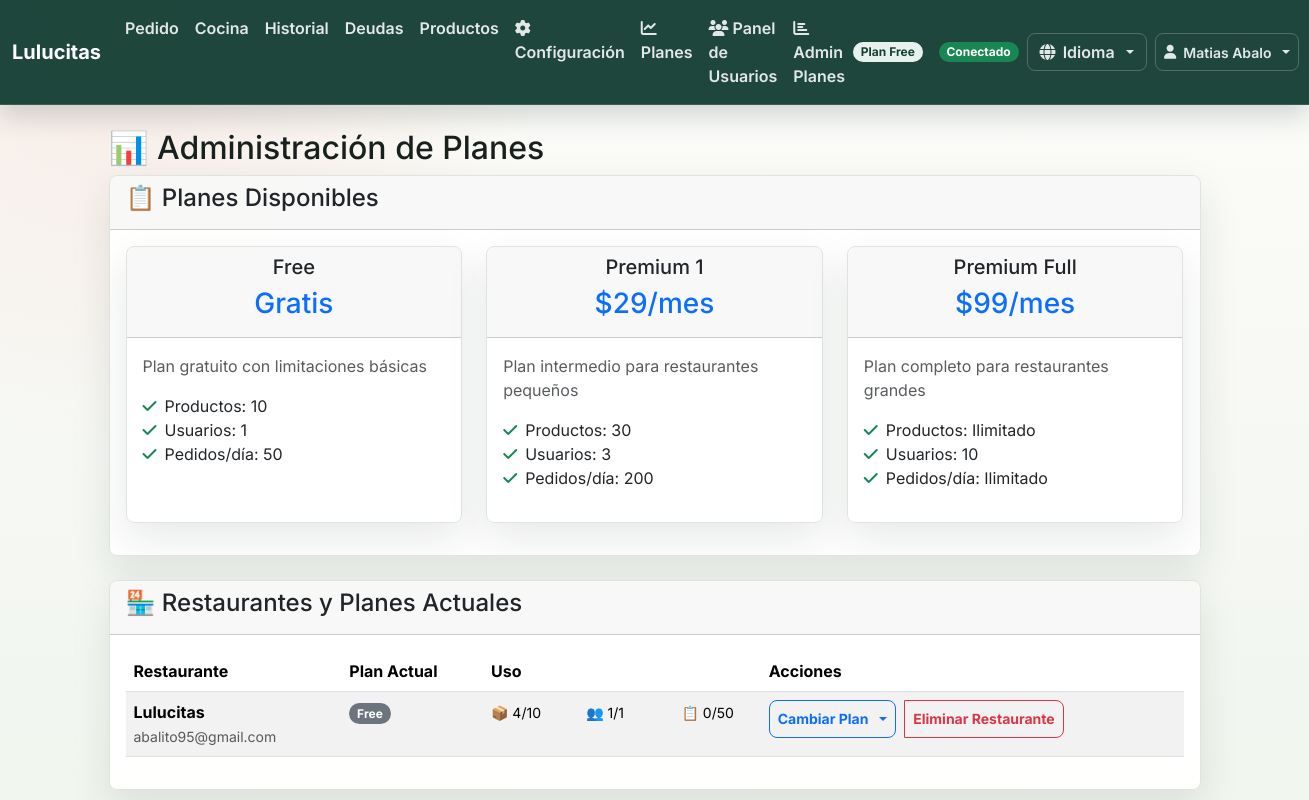
/auth/admin/planes (signed in), run on the app's committed database.
### models.py (models this page shows, shortened)
class Restaurante(db.Model):
    id = db.Column(db.Integer, primary_key=True)
    nombre = db.Column(db.String(100), nullable=False)
    slug = db.Column(db.String(50), unique=True, nullable=False)
    direccion = db.Column(db.String(200))
    telefono = db.Column(db.String(20))
    email_contacto = db.Column(db.String(120))
    moneda = db.Column(db.String(10), default="$")
    zona_horaria = db.Column(db.String(50), default="America/Argentina/Buenos_Aires")
    plan = db.Column(db.String(20), default="free")
    fecha_creacion = db.Column(db.DateTime, default=datetime.now)
    activo = db.Column(db.Boolean, default=True)
    api_key = db.Column(db.String(64), unique=True)
    def get_plan_limits(self):
        limits = {
            'free': {
                'productos': 10,
                'usuarios': 1,
                'pedidos_dia': 50,
                'nombre': 'Free',
                'descripcion': 'Plan gratuito con limitaciones básicas'
            },
            'premium1': {
                'productos': 30,
                'usuarios': 3,
                'pedidos_dia': 200,
                'nombre': 'Premium 1',
                'descripcion': 'Plan intermedio para restaurantes pequeños'
            },
            'premium_full': {
                'productos': -1,  # Sin límite
                'usuarios': 10,   # Máximo 10 usuarios
                'pedidos_dia': -1, # Sin límite
                'nombre': 'Premium Full',
                'descripcion': 'Plan completo para restaurantes grandes'
            }
        }
        return limits.get(self.plan, limits['free'])
    def get_usage_stats(self):
        return {
            'productos': Producto.query.filter_by(restaurante_id=self.id, activo=True).count(),
            'usuarios': Usuario.query.filter_by(restaurante_id=self.id, activo=True).count(),
            'pedidos_hoy': Pedido.query.filter_by(
                restaurante_id=self.id
            ).filter(
                Pedido.fecha >= datetime.now().replace(hour=0, minute=0, second=0, microsecond=0)
            ).count()
        }

class Usuario(UserMixin, db.Model):
    id = db.Column(db.Integer, primary_key=True)
    email = db.Column(db.String(120), unique=True, nullable=False)
    password_hash = db.Column(db.String(128))
    nombre = db.Column(db.String(100), nullable=False)
    es_admin = db.Column(db.Boolean, default=False)
    es_superadmin = db.Column(db.Boolean, default=False)
    activo = db.Column(db.Boolean, default=False)  # por defecto inactivo hasta confirmar email
    confirmado = db.Column(db.Boolean, default=False)
    token_confirmacion = db.Column(db.String(128), nullable=True)
    fecha_creacion = db.Column(db.DateTime, default=datetime.now)
    restaurante_id = db.Column(db.Integer, db.ForeignKey('restaurante.id'), nullable=True)
    restaurante = db.relationship('Restaurante', backref='usuarios')

### auth.py (the view)
@auth_bp.route('/admin/planes')
@login_required
def admin_planes():
    if not current_user.es_superadmin:
        flash("Acceso denegado", "error")
        return redirect(url_for("index_redirect"))
    restaurantes = Restaurante.query.all()
    restaurantes_info = []
    for restaurante in restaurantes:
        limits = restaurante.get_plan_limits()
        usage = restaurante.get_usage_stats()
        restaurantes_info.append({
            'restaurante': restaurante,
            'limits': limits,
            'usage': usage
        })
    all_plans = {
        'free': {
            'nombre': 'Free',
            'descripcion': 'Plan gratuito con limitaciones básicas',
            'productos': 10,
            'usuarios': 1,
            'pedidos_dia': 50,
            'precio': 'Gratis'
        },
        'premium1': {
            'nombre': 'Premium 1',
            'descripcion': 'Plan intermedio para restaurantes pequeños',
            'productos': 30,
            'usuarios': 3,
            'pedidos_dia': 200,
            'precio': '$29/mes'
        },
        'premium_full': {
            'nombre': 'Premium Full',
            'descripcion': 'Plan completo para restaurantes grandes',
            'productos': 'Ilimitado',
            'usuarios': 10,
            'pedidos_dia': 'Ilimitado',
            'precio': '$99/mes'
        }
    }
    return render_template('auth/admin_planes.html',
                         restaurantes_info=restaurantes_info,
                         all_plans=all_plans)

### app.py (called while the page is built)
def get_locale():
    if 'language' in session:
        return session['language']
    return 'es'  # Idioma por defecto

@login_manager.user_loader
def load_user(user_id):
    try:
        return Usuario.query.get(int(user_id))
    except Exception as e:
        print(f"Error cargando usuario {user_id}: {e}")
        return None

### simple_translations.py (called while the page is built)
def get_translation(text, locale='es'):
    if locale in TRANSLATIONS and text in TRANSLATIONS[locale]:
        return TRANSLATIONS[locale][text]
    return text  # Retorna el texto original si no hay traducción

### templates/auth/admin_planes.html (shortened to what this page needs)
{% extends "base.html" %}
{% block content %}
<div class="container mt-4">
    <h2>📊 {{ _('Administración de Planes') }}</h2>
    <div class="card mb-4">
        <div class="card-header">
            <h4>📋 {{ _('Planes Disponibles') }}</h4>
        </div>
        <div class="card-body">
            <div class="row">
                {% for plan_id, plan in all_plans.items() %}
                <div class="col-md-4 mb-3">
                    <div class="card h-100">
                        <div class="card-header text-center">
                            <h5>{{ plan.nombre }}</h5>
                            <h3 class="text-primary">{{ plan.precio }}</h3>
                        </div>
                        <div class="card-body">
                            <p class="text-muted">{{ plan.descripcion }}</p>
                            <ul class="list-unstyled">
                                <li><i class="fas fa-check text-success me-2"></i>{{ _('Productos') }}: {{ plan.productos }}</li>
                                <li><i class="fas fa-check text-success me-2"></i>{{ _('Usuarios') }}: {{ plan.usuarios }}</li>
                                <li><i class="fas fa-check text-success me-2"></i>{{ _('Pedidos/día') }}: {{ plan.pedidos_dia }}</li>
                            </ul>
                        </div>
                    </div>
                </div>
                {% endfor %}
            </div>
        </div>
    </div>
    <div class="card">
        <div class="card-header">
            <h4>🏪 {{ _('Restaurantes y Planes Actuales') }}</h4>
        </div>
        <div class="card-body">
            <div class="table-responsive">
                <table class="table table-striped">
                    <thead>
                        <tr>
                            <th>{{ _('Restaurante') }}</th>
                            <th>{{ _('Plan Actual') }}</th>
                            <th>{{ _('Uso') }}</th>
                            <th>{{ _('Acciones') }}</th>
                        </tr>
                    </thead>
                    <tbody>
                        {% for info in restaurantes_info %}
                        <tr>
                            <td>
                                <strong>{{ info.restaurante.nombre }}</strong><br>
                                <small class="text-muted">{{ info.restaurante.email_contacto }}</small>
                            </td>
                            <td>
                                <span class="badge bg-{{ 'success' if info.restaurante.plan == 'premium_full' else 'warning' if info.restaurante.plan == 'premium1' else 'secondary' }}">
                                    {{ info.limits.nombre }}
                                </span>
                            </td>
                            <td>
                                <div class="row">
                                    <div class="col-4">
                                        <small>📦 {{ info.usage.productos }}/{{ info.limits.productos if info.limits.productos != -1 else '∞' }}</small>
                                    </div>
                                    <div class="col-4">
                                        <small>👥 {{ info.usage.usuarios }}/{{ info.limits.usuarios if info.limits.usuarios != -1 else '∞' }}</small>
                                    </div>
                                    <div class="col-4">
                                        <small>📋 {{ info.usage.pedidos_hoy }}/{{ info.limits.pedidos_dia if info.limits.pedidos_dia != -1 else '∞' }}</small>
                                    </div>
                                </div>
                            </td>
                            <td>
                                <div class="btn-group" role="group">
                                    <button type="button" class="btn btn-sm btn-outline-primary dropdown-toggle" data-bs-toggle="dropdown">
                                        {{ _('Cambiar Plan') }}
                                    </button>
                                    <button type="button" class="btn btn-sm btn-outline-danger ms-2"
                                            onclick="eliminarRestaurante({{ info.restaurante.id }}, '{{ info.restaurante.nombre }}')">
                                        {{ _('Eliminar Restaurante') }}
                                    </button>
                                </div>
                            </td>
                        </tr>
                        {% endfor %}
                    </tbody>
                </table>
            </div>
        </div>
    </div>
</div>
{% endblock %}

### templates/base.html (shortened to what this page needs)
<!DOCTYPE html>
<html lang="es">
<head>
    <link rel="stylesheet" href="https://cdn.jsdelivr.net/npm/bootstrap@5.3.2/dist/css/bootstrap.min.css">
    <link rel="stylesheet" href="{{ url_for('static', filename='style.css') }}">
</head>
<body class="{% block body_class %}{% endblock %}">
<nav id="main-navbar" class="navbar navbar-expand-lg navbar-verde">
  <div class="container-fluid">
    <a class="navbar-brand fw-bold" href="{{ url_for('index_redirect') }}">
      {% if current_restaurante %}{{ current_restaurante.nombre }}{% else %}Resto App{% endif %}
    </a>
    <div class="collapse navbar-collapse" id="navbarMain">
      {% if current_user.is_authenticated %}
      <ul class="navbar-nav me-auto mb-2 mb-lg-0">
        <li class="nav-item"><a class="nav-link" href="{{ url_for('index_redirect') }}">{{ _('Pedido') }}</a></li>
        <li class="nav-item"><a class="nav-link" href="{{ url_for('cocina') }}">{{ _('Cocina') }}</a></li>
        <li class="nav-item"><a class="nav-link" href="{{ url_for('historial') }}">{{ _('Historial') }}</a></li>
        <li class="nav-item"><a class="nav-link" href="{{ url_for('deudas') }}">{{ _('Deudas') }}</a></li>
        <li class="nav-item"><a class="nav-link" href="{{ url_for('productos') }}">{{ _('Productos') }}</a></li>
        <li class="nav-item">
          <a class="nav-link" href="{{ url_for('auth.configuracion') }}">
            <i class="fas fa-cog"></i> {{ _('Configuración') }}
          </a>
        </li>
        <li class="nav-item">
          <a class="nav-link" href="{{ url_for('auth.planes') }}">
            <i class="fas fa-chart-line"></i> {{ _('Planes') }}
          </a>
        </li>
        {% if current_user.es_superadmin %}
        <li class="nav-item">
          <a class="nav-link" href="{{ url_for('auth.admin_usuarios') }}">
            <i class="fas fa-users"></i> {{ _('Panel de Usuarios') }}
          </a>
        </li>
        <li class="nav-item">
          <a class="nav-link" href="{{ url_for('auth.admin_planes') }}">
            <i class="fas fa-chart-bar"></i> {{ _('Admin Planes') }}
          </a>
        </li>
        {% endif %}
      </ul>
      <span class="badge bg-info me-3">{{ _('Plan') }} {{ current_restaurante.plan|title }}</span>
      <div class="d-flex align-items-center gap-2">
        <span id="pwa-status" class="badge bg-secondary">{{ _('Conectado') }}</span>
        <div class="dropdown">
          <button class="btn btn-outline-light dropdown-toggle" type="button" data-bs-toggle="dropdown" title="{{ _('Cambiar idioma') }}">
            <i class="fas fa-globe"></i> {{ _('Idioma') }}
          </button>
        </div>
        <div class="dropdown">
          <button class="btn btn-outline-light dropdown-toggle btn-sm" type="button" data-bs-toggle="dropdown">
            <i class="fas fa-user"></i> {{ current_user.nombre }}
          </button>
        </div>
      </div>
      {% endif %}
    </div>
  </div>
</nav>
<main id="main-content" class="{% block main_class %}container my-4{% endblock %}">
  {% block content %}{% endblock %}
</main>
</body>
</html>

### static/style.css (style rules this page uses)
:root { --bg: #f7f8f4; --surface: #ffffff; --surface-soft: #f1f4ec; --ink: #18211d; --muted: #67716b; --line: #dfe5dc; --primary: #163f35; --primary-2: #21624f; --accent: #d84f32; --amber: #d69b2d; --success: #2f7d50; --danger: #9f2f2f; --shadow: 0 16px 40px rgba(21, 42, 34, .10); --radius: 8px; }
* { box-sizing: border-box; }
html { min-height: 100%; }
body { min-height: 100vh; margin: 0; background: radial-gradient(circle at 8% 0%, rgba(216, 79, 50, .10), transparent 28rem), linear-gradient(180deg, rgba(251, 252, 248, .78) 0%, rgba(247, 248, 244, .84) 42%, rgba(238, 244, 236, .86) 100%), url("/static/hero-food-bg.png") center / cover fixed no-repeat; color: var(--ink); font-family: "Inter", Arial, sans-serif; letter-spacing: 0; }
a { color: var(--primary-2); text-decoration: none; }
.navbar-verde { background: rgba(22, 63, 53, .96); border-bottom: 1px solid rgba(255, 255, 255, .12); box-shadow: 0 12px 24px rgba(14, 35, 28, .16); backdrop-filter: blur(12px); }
.navbar-verde .navbar-brand { color: #fff !important; font-weight: 800; letter-spacing: 0; }
.navbar-verde .navbar-nav .nav-link, .navbar-verde .dropdown-toggle, .navbar-verde .btn-outline-light { color: rgba(255, 255, 255, .88) !important; border-color: rgba(255, 255, 255, .22); font-weight: 600; }
.btn { border-radius: var(--radius); font-weight: 700; letter-spacing: 0; min-height: 38px; display: inline-flex; align-items: center; justify-content: center; gap: .45rem; }
.badge { border-radius: 999px; font-weight: 700; }
.badge.bg-info { background: #e8f2ed !important; color: var(--primary) !important; }
.surface, .card, .modal-content { background: rgba(255, 255, 255, .94); border: 1px solid var(--line); border-radius: var(--radius); box-shadow: var(--shadow); backdrop-filter: blur(10px); }
.card { overflow: hidden; }

### data on the page
Restaurante: nombre "Lulucitas", plan "Free", nombre "Free", precio "Gratis", descripcion "Plan gratuito con limitaciones básicas", productos "10", usuarios "1", pedidos_dia "50", restaurante.nombre "Lulucitas", restaurante.email_contacto "abalito95@gmail.com", limits.nombre "Free", usage.productos "4", limits "10", usage.usuarios "1", limits "1", usage.pedidos_hoy "0", limits "50"
Usuario: nombre "Matias Abalo"

### other printed values
{{ plan.nombre }} "Premium 1" "Premium Full"
{{ plan.precio }} "$29/mes" "$99/mes"
{{ plan.descripcion }} "Plan intermedio para restaurantes pequeños" "Plan completo para restaurantes grandes"
{{ plan.productos }} "30" "Ilimitado"
{{ plan.usuarios }} "3" "10"
{{ plan.pedidos_dia }} "200" "Ilimitado"
